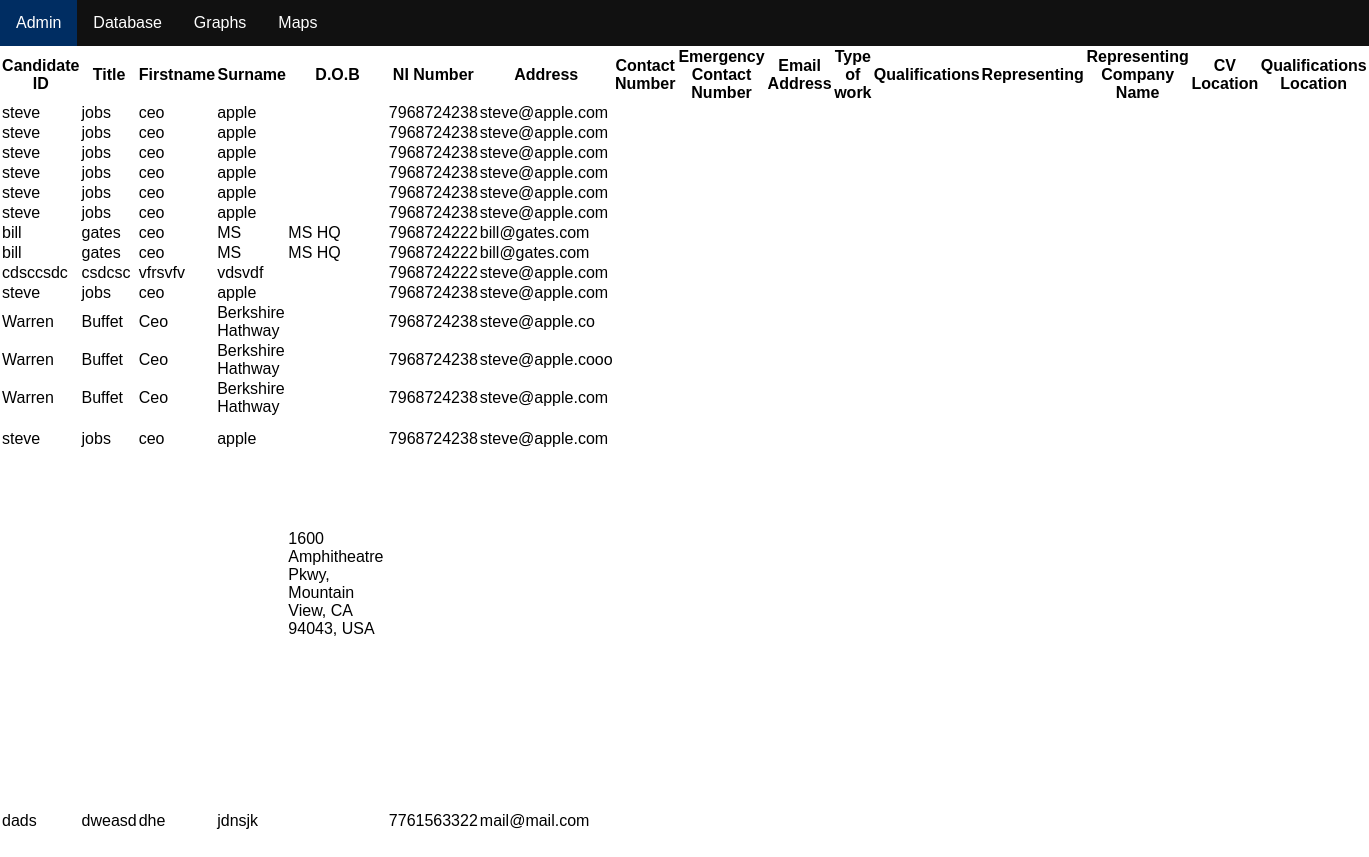
Page /CandidateRefrence2 on the committed database.
### tables this page shows
CREATE TABLE "CandidateRefrence2" (
	`RefrenceFirstname`	TEXT NOT NULL,
	`RefrenceSecondname`	TEXT NOT NULL,
	`RefrenceJobTitle`	TEXT NOT NULL,
	`RefrenceCompany`	REAL NOT NULL,
	`RefrenceAddress`	TEXT NOT NULL,
	`RefrenceContact`	INTEGER NOT NULL,
	`RefrenceEmail`	TEXT NOT NULL
);

### DatabaseServer.py (the view)
@app.route("/CandidateRefrence2", methods=['GET'])
def database3():
    if request.method=='GET':
        conn = sqlite3.connect(DATABASE)
        cur = conn.cursor()
        cur.execute("SELECT * FROM CandidateRefrence2")
        data = cur.fetchall()
        return render_template("CandidateRefrence2.html", data=data)

### templates/CandidateRefrence2.html
<!DOCTYPE html>
<html>
  <head>
    <link rel="stylesheet" media="screen" href="https://fontlibrary.org/face/schilder-grotesk" type="text/css"/>
    <link rel="stylesheet" type="text/css" href="../static/css/stylesheet.css">
    <title="Tutorials">
  </head>
  <body>
    <header>
      <div class="navigation_bar">
        <ul>
          <li><a class="active" href="/Admin">Admin</a></li>
          <li><a href="/Database">Database</a></li>
          <li><a href="/Graphs">Graphs</a></li>
          <li><a href="/Maps">Maps</a></li>
        </ul>
      </div>
    </header>
    <div class="database_display">
      <table id="table_data">
        <tr>
          <th>Candidate ID</th>
          <th>Title</th>
          <th>Firstname</th>
          <th>Surname</th>
          <th>D.O.B</th>
          <th>NI Number</th>
          <th>Address</th>
          <th>Contact Number</th>
          <th>Emergency Contact Number</th>
          <th>Email Address</th>
          <th>Type of work</th>
          <th>Qualifications</th>
          <th>Representing</th>
          <th>Representing Company Name</th>
          <th>CV Location</th>
          <th>Qualifications Location</th>
        </tr>
        {% for row in data%}
        <tr>
          {% for cell in row%}
          <td> {{cell}} </td>
          {% endfor %}
        </tr>
        {% endfor %}
      </table>
    </div>
  </body>
</html>

### static/css/stylesheet.css (style rules this page uses)
* { margin: 0px; padding: 0px; }
body { font-family: Arial, "Helvetica Neue", Helvetica, sans-serif; }
.navigation_bar ul { list-style-type: none; margin: 0; padding: 0; overflow: hidden; background-color: #111; }
.navigation_bar li { float: left; }
.navigation_bar li a { display: block; color: white; text-align: center; padding: 14px 16px; text-decoration: none; }
.active { background-color: #002D62;; }
li a, .dropbtn { display: inline-block; color: white; text-align: center; padding: 14px 16px; text-decoration: none; }
ul { list-style-type: none; margin: 0; padding: 0; overflow: hidden; background-color: #333; }

### rows in the picture
CandidateRefrence2: RefrenceFirstname "steve", RefrenceSecondname "jobs", RefrenceJobTitle "ceo", RefrenceCompany "apple", RefrenceContact "7968724238", RefrenceEmail "steve@apple.com"
CandidateRefrence2: RefrenceFirstname "steve", RefrenceSecondname "jobs", RefrenceJobTitle "ceo", RefrenceCompany "apple", RefrenceContact "7968724238", RefrenceEmail "steve@apple.com"
CandidateRefrence2: RefrenceFirstname "steve", RefrenceSecondname "jobs", RefrenceJobTitle "ceo", RefrenceCompany "apple", RefrenceContact "7968724238", RefrenceEmail "steve@apple.com"
CandidateRefrence2: RefrenceFirstname "steve", RefrenceSecondname "jobs", RefrenceJobTitle "ceo", RefrenceCompany "apple", RefrenceContact "7968724238", RefrenceEmail "steve@apple.com"
CandidateRefrence2: RefrenceFirstname "steve", RefrenceSecondname "jobs", RefrenceJobTitle "ceo", RefrenceCompany "apple", RefrenceContact "7968724238", RefrenceEmail "steve@apple.com"
CandidateRefrence2: RefrenceFirstname "steve", RefrenceSecondname "jobs", RefrenceJobTitle "ceo", RefrenceCompany "apple", RefrenceContact "7968724238", RefrenceEmail "steve@apple.com"
CandidateRefrence2: RefrenceFirstname "bill", RefrenceSecondname "gates", RefrenceJobTitle "ceo", RefrenceCompany "MS", RefrenceAddress "MS HQ", RefrenceContact "7968724222", RefrenceEmail "bill@gates.com"
CandidateRefrence2: RefrenceFirstname "bill", RefrenceSecondname "gates", RefrenceJobTitle "ceo", RefrenceCompany "MS", RefrenceAddress "MS HQ", RefrenceContact "7968724222", RefrenceEmail "bill@gates.com"
CandidateRefrence2: RefrenceFirstname "cdsccsdc", RefrenceSecondname "csdcsc", RefrenceJobTitle "vfrsvfv", RefrenceCompany "vdsvdf", RefrenceContact "7968724222", RefrenceEmail "steve@apple.com"
CandidateRefrence2: RefrenceFirstname "steve", RefrenceSecondname "jobs", RefrenceJobTitle "ceo", RefrenceCompany "apple", RefrenceContact "7968724238", RefrenceEmail "steve@apple.com"
CandidateRefrence2: RefrenceFirstname "Warren", RefrenceSecondname "Buffet", RefrenceJobTitle "Ceo", RefrenceCompany "Berkshire Hathway", RefrenceContact "7968724238", RefrenceEmail "steve@apple.co"
CandidateRefrence2: RefrenceFirstname "Warren", RefrenceSecondname "Buffet", RefrenceJobTitle "Ceo", RefrenceCompany "Berkshire Hathway", RefrenceContact "7968724238", RefrenceEmail "steve@apple.cooo"
CandidateRefrence2: RefrenceFirstname "Warren", RefrenceSecondname "Buffet", RefrenceJobTitle "Ceo", RefrenceCompany "Berkshire Hathway", RefrenceContact "7968724238", RefrenceEmail "steve@apple.com"
CandidateRefrence2: RefrenceFirstname "steve", RefrenceSecondname "jobs", RefrenceJobTitle "ceo", RefrenceCompany "apple", RefrenceContact "7968724238", RefrenceEmail "steve@apple.com"
CandidateRefrence2: RefrenceAddress "1600 Amphitheatre Pkwy, Mountain View, CA 94043, USA"
CandidateRefrence2: RefrenceFirstname "dads", RefrenceSecondname "dweasd", RefrenceJobTitle "dhe", RefrenceCompany "jdnsjk", RefrenceContact "7761563322", RefrenceEmail "mail@mail.com"
